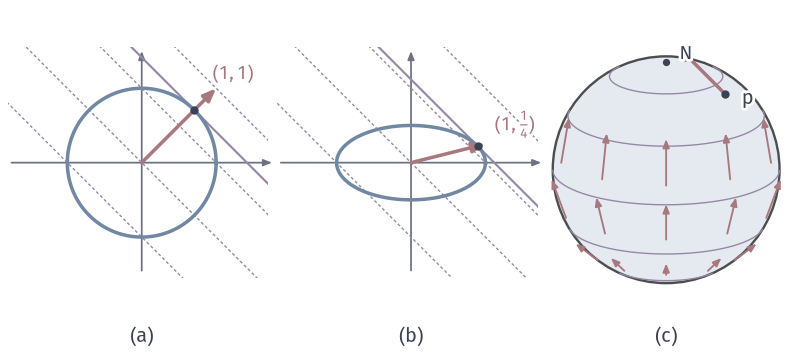

This chart was generated by the following Python code:
"""Gradients: the same f under two constant metrics, and the height function on the sphere."""
from pathlib import Path
import sys
ROOT = next(p for p in Path(__file__).resolve().parents if (p/"build.sh").is_file() and (p/"tex/book.tex").is_file())
sys.path.insert(0, str(ROOT/"figures/04-spaces-measures-and-geometry/04-manifolds/matplotlib/mfd-common"))
from mfd3d import *
W, H = 112, 50
fig, ax = canvas(W, H)
def panel(cx, cy, s, G, tag, grad, cmax, ctan):
    cl = plt_clip = (cx-1.8*s, cy-1.55*s, 3.5*s, 3.1*s)
    A = lambda x, y: np.c_[np.atleast_1d(cx+s*x), np.atleast_1d(cy+s*y)]
    from matplotlib.patches import Rectangle
    clip = Rectangle(cl[:2], cl[2], cl[3], transform=ax.transData)
    for c in (-1, 0, 1, ctan, 2):
        x = np.array([-3, 3.]); y = c-x
        l, = ax.plot(*A(x, y).T, color=PURPLE, lw=.85 if c == ctan else .55, ls='-' if c == ctan else (0, (2.2, 1.8)), zorder=2)
        l.set_clip_path(clip)
    t = np.linspace(0, 2*np.pi, 361)
    ax.plot(*A(np.cos(t)/np.sqrt(G[0]), np.sin(t)/np.sqrt(G[1])).T, color=BLUE, lw=1.4, zorder=3)
    arrow(ax, A(-1.75, 0)[0], A(1.75, 0)[0], color=MUTED, lw=.7, scale=5, zorder=1)
    arrow(ax, A(0, -1.45)[0], A(0, 1.5)[0], color=MUTED, lw=.7, scale=5, zorder=1)
    arrow(ax, A(0, 0)[0], A(*grad)[0], color=RED, lw=1.4, scale=7.5, zorder=8)
    n = np.sqrt(G[0]*grad[0]**2+G[1]*grad[1]**2)
    u = np.array(grad)/n
    dot(ax, A(*u)[0], INK, size=1.2, zorder=9)
    return A
A = panel(20, 27, 10.5, (1, 1), '(a)', (1, 1), 2, 2**.5)
label(ax, A(1, 1)[0]+[2.4, 2.0], '$(1,1)$', 7.5, RED, halo=True)
panel_tag(ax, 20, 1.7, '(a)')
B = panel(58, 27, 10.5, (1, 4), '(b)', (1, .25), 2, 1.25**.5)
label(ax, B(1, .25)[0]+[4.2, 2.8], r'$(1,\frac{1}{4})$', 7.5, RED, halo=True)
panel_tag(ax, 58, 1.7, '(b)')
# (c) sphere
pl = Placed(View(30, 18), 94, 26, 16)
sphere_disc(ax, pl)
for lat in (-60, -30, 0, 30, 60):
    sphere_curve(ax, pl, parallel(np.radians(lat)), PURPLE, lw=.55, hidden=False)
for lon in (-40, -5, 30, 65, 100):
    for lat in (-50, -20, 10):
        q = spherical(np.radians(lat), np.radians(lon))
        gr = np.array([0, 0, 1.])-q[2]*q
        arrow(ax, pl(q), pl(q+.42*gr), color=RED, lw=.75, scale=5, zorder=6)
p = np.array([0, .6, .8]); gr = np.array([0, -.48, .36])
arrow(ax, pl(p), pl(p+gr), color=RED, lw=1.4, scale=7.5, zorder=8); dot(ax, pl(p), INK, size=1.2, zorder=9)
label(ax, pl(p)+[3.2, -.6], '$p$', halo=True)
N = np.array([0, 0, 1.]); dot(ax, pl(N), INK, size=1.0, zorder=9); label(ax, pl(N)+[2.8, 1.2], '$N$', 7.5, halo=True)
panel_tag(ax, 94, 1.7, '(c)')
save(fig, Path(__file__).resolve().parent, 'figure', {'formula': 'f=x+y; unit balls of G=I, diag(1,4); gradients (1,1), (1,1/4); level line through touching point; sphere: grad h = e3-(e3.q)q, drawn at 0.42 scale, except p drawn at true length (0,-.48,.36)'})
